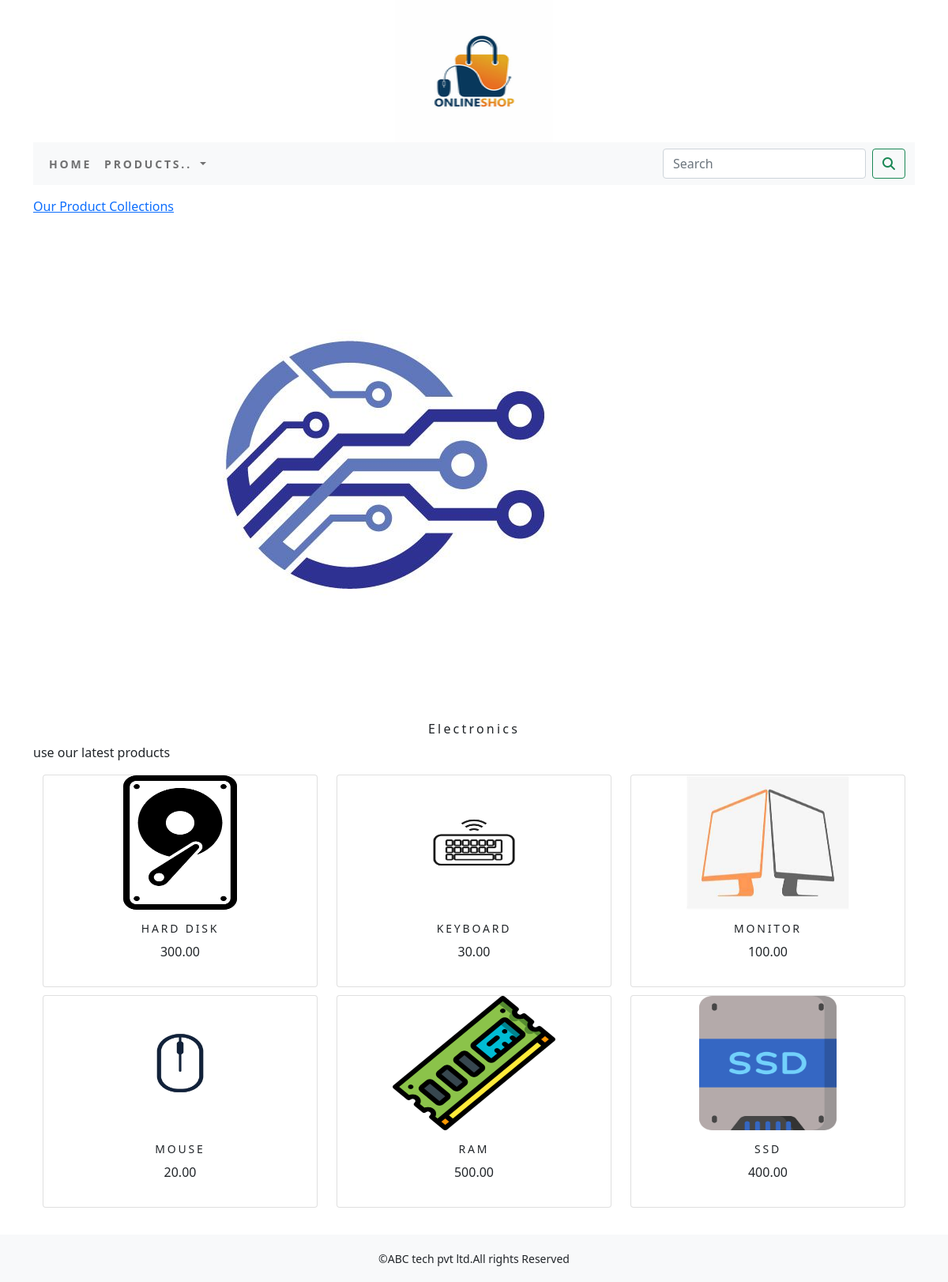
Screenshot of /shop/electronics/ with the database file from the repository.
### shop/models.py (models this page shows, shortened)
class Category(models.Model) :
    name = models.CharField(max_length=250,unique=True)
    slug = models.SlugField(max_length=250,unique=True)
    description = models.TextField(blank=True)
    image = models.ImageField(upload_to='category',blank=True)
    class Meta:
        ordering = ('name',)
        verbose_name = 'category'
        verbose_name_plural = 'categories'
    def get_url(self):
            return reverse('shop:products_by_category',args=[self.slug])

class Product (models.Model):
    name = models.CharField(max_length=250,unique=True)
    slug = models.SlugField(max_length=250,unique=True)
    description = models.TextField(blank=True)
    price = models.DecimalField(max_digits=10,decimal_places=2)
    category = models.ForeignKey(Category,on_delete=models.CASCADE)
    image = models.ImageField(upload_to='product',blank=True)
    stock = models.IntegerField()
    available = models.BooleanField(default=True)
    created = models.DateTimeField(auto_now_add=True)
    update = models.DateTimeField(auto_now=True)
    def get_url(self):
        return reverse('shop:prodcatdetail',args=[self.category.slug,self.slug])
    class Meta:
        ordering = ('name',)
        verbose_name = 'product'
        verbose_name_plural = 'produts'

### shop/views.py (the view)
# urls.py: path('',views.allprodcat,name='allprodcat'),
def allprodcat(request,c_slug=None):
    c_page = None
    products_list= None
    if c_slug!=None:
        c_page=get_object_or_404(Category,slug=c_slug)
        products_list= Product.objects.all().filter(category=c_page,available=True)
    else:
        products_list = Product.objects.all().filter(available=True)
    paginator=Paginator(products_list,6)
    try:
        page=int(request.GET.get('page','1'))
    except:
        page=1
    try:
        products=paginator.page(page)
    except(EmptyPage,InvalidPage):
          products=paginator.page(paginator.num_pages)
    return render(request,"category.html",{'category': c_page,'products': products})

### cart/context_processors.py (called while the page is built)
def counter(request):
    item_count=0
    if 'admin' in request.path:
        return {}
    else:
        try:
            cart=Cart.objects.filter(cart_id=_cart_id(request))
            cart_items=CartItem.objects.all().filter(cart=cart[:1])
            for cart_item in cart_items:
                item_count += cart_item.quantity
        except cart.DoesNotExist:
            item_count=0
    return dict(item_count=item_count)

### cart/views.py (called while the page is built)
def _cart_id(request):
    cart = request.session.session_key
    if not cart:
        cart = request.session.create()
    return cart

### shop/context_processors.py (called while the page is built)
def menu_links(request):
    links=Category.objects.all()
    return dict(links=links)

### templates/category.html (shortened to what this page needs)
{% extends 'base.html' %}
{% load static %}
{% block content %}
{% if category %}
<div>
    <div class="row my_row_class">
        <div class="mx-auto">
        <p><a href="{% url 'shop:allprodcat' %}">Our Product Collections</a></p>
    </div>
        </div>
</div>
{% endif %}
<div class="mx_auto">
    {% if category %}
    <img class="my_logo" src="{{category.image.url}} "alt="{{category.name}}">
</div>
<br>
<div>
    <h1 class="text-center my_title">{{category.name}}</h1>
    <p class="text-justify">{{category.description}}</p>
</div>
{% endif %}
<div class="container">
    <div class="row mx_auto">
        {% for product in products.object_list %}
        <div class="my_bottom_margin col-12 col-sm-12 col-md-4  col-lg-4">
            <div class="card text-center"style="min-width:10rem;">
                <a href="{{product.get_url}}"><img class="card-img-top my_image" src="{{product.image.url}}"alt="{{product.name}}"style="width:206px;height:170px;"></a>
            <div class="card-body">
                <h4>{{product.name}}</h4>
                <p>{{product.price}}</p>
            </div>
            </div>
        </div>
        {% endfor %}
    </div>
    <br>
</div>
{% endblock %}

### static/css/custom.css (style rules this page uses)
body { font-family: 'Roboto', sans-serif; }
.my_row_class { padding-top :15px; }
.my_image { width:auto%; height:auto%; }
.my_title { font-size:16px; text_transform:uppercase; letter-spacing:.2em; }
.my_bottom_margin { margin-bottom:10px; }
.card-body h4 { font-size:14px; text-transform:uppercase; letter-spacing:.2em }

### rows the page displays
Category: image (picture), name "Electronics", description "use our latest products"
Product: image (picture), name "HARD DISK", price "300.00"
Product: image (picture), name "KEYBOARD", price "30.00"
Product: image (picture), name "MONITOR", price "100.00"
Product: image (picture), name "MOUSE", price "20.00"
Product: image (picture), name "RAM", price "500.00"
Product: image (picture), name "SSD", price "400.00"
